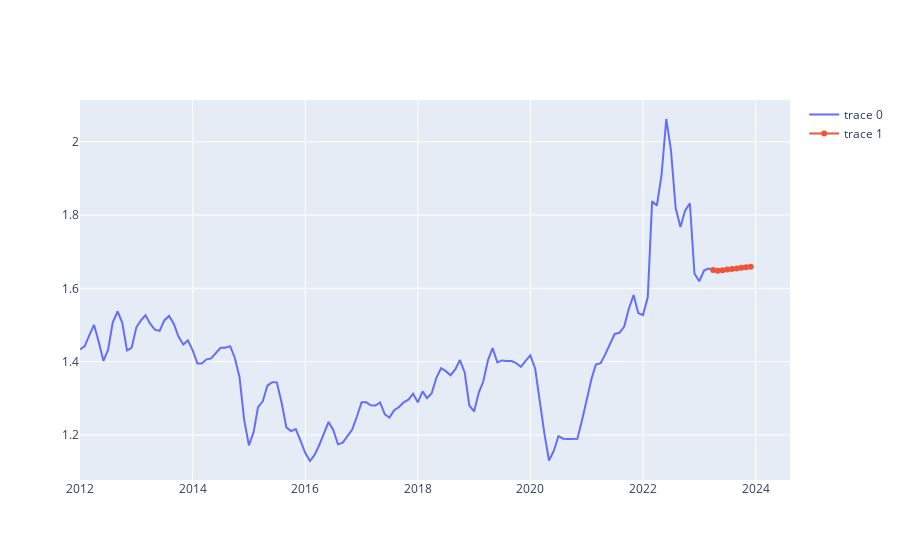

Notebook code for this chart:
### Markdown cell above
## PLOT AR PREDICTION

### Code cell
plot_prediction(df_total, df)

### Figure 1 — Plotly figure (JSON) as saved in the notebook; plotly's stock layout.template omitted (floating-point values rounded to 4 significant figures; data arrays with more than 128 entries replaced by an {"elided": "..."} marker saying what was removed)
{"data": [{"type": "scatter", "x": {"elided": "136 str values"}, "xaxis": "x", "y": {"elided": "136 float values"}, "yaxis": "y"}, {"type": "scatter", "x": ["2023-04-01T00:00:00", "2023-05-01T00:00:00", "2023-06-01T00:00:00", "2023-07-01T00:00:00", "2023-08-01T00:00:00", "2023-09-01T00:00:00", "2023-10-01T00:00:00", "2023-11-01T00:00:00", "2023-12-01T00:00:00"], "xaxis": "x", "y": [1.65, 1.648, 1.65, 1.651, 1.653, 1.654, 1.656, 1.657, 1.659], "yaxis": "y"}], "layout": {"xaxis": {"anchor": "y", "domain": [0, 1]}, "yaxis": {"anchor": "x", "domain": [0, 1]}}}
